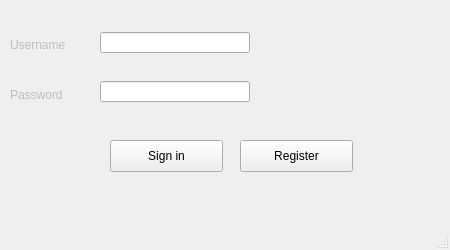
<?xml version="1.0" encoding="UTF-8"?>
<ui version="4.0">
 <class>login_window</class>
 <widget class="QMainWindow" name="login_window">
  <property name="windowModality">
   <enum>Qt::NonModal</enum>
  </property>
  <property name="geometry">
   <rect>
    <x>0</x>
    <y>0</y>
    <width>450</width>
    <height>250</height>
   </rect>
  </property>
  <property name="minimumSize">
   <size>
    <width>450</width>
    <height>250</height>
   </size>
  </property>
  <property name="maximumSize">
   <size>
    <width>450</width>
    <height>250</height>
   </size>
  </property>
  <property name="windowTitle">
   <string>Log in</string>
  </property>
  <widget class="QWidget" name="centralwidget">
   <widget class="QLabel" name="Account_num_label">
    <property name="enabled">
     <bool>false</bool>
    </property>
    <property name="geometry">
     <rect>
      <x>10</x>
      <y>20</y>
      <width>70</width>
      <height>50</height>
     </rect>
    </property>
    <property name="minimumSize">
     <size>
      <width>50</width>
      <height>50</height>
     </size>
    </property>
    <property name="baseSize">
     <size>
      <width>0</width>
      <height>0</height>
     </size>
    </property>
    <property name="autoFillBackground">
     <bool>true</bool>
    </property>
    <property name="text">
     <string>Username</string>
    </property>
   </widget>
   <widget class="QLabel" name="Account_num_label_2">
    <property name="enabled">
     <bool>false</bool>
    </property>
    <property name="geometry">
     <rect>
      <x>10</x>
      <y>70</y>
      <width>70</width>
      <height>50</height>
     </rect>
    </property>
    <property name="minimumSize">
     <size>
      <width>50</width>
      <height>50</height>
     </size>
    </property>
    <property name="baseSize">
     <size>
      <width>0</width>
      <height>0</height>
     </size>
    </property>
    <property name="autoFillBackground">
     <bool>true</bool>
    </property>
    <property name="text">
     <string>Password</string>
    </property>
    <property name="alignment">
     <set>Qt::AlignLeading|Qt::AlignLeft|Qt::AlignVCenter</set>
    </property>
   </widget>
   <widget class="QPushButton" name="signin_button">
    <property name="geometry">
     <rect>
      <x>110</x>
      <y>140</y>
      <width>113</width>
      <height>32</height>
     </rect>
    </property>
    <property name="autoFillBackground">
     <bool>true</bool>
    </property>
    <property name="text">
     <string>Sign in</string>
    </property>
   </widget>
   <widget class="QLabel" name="feedback_txt">
    <property name="geometry">
     <rect>
      <x>49</x>
      <y>190</y>
      <width>251</width>
      <height>20</height>
     </rect>
    </property>
    <property name="text">
     <string/>
    </property>
    <property name="alignment">
     <set>Qt::AlignCenter</set>
    </property>
   </widget>
   <widget class="QLineEdit" name="username_input">
    <property name="geometry">
     <rect>
      <x>100</x>
      <y>32</y>
      <width>150</width>
      <height>21</height>
     </rect>
    </property>
   </widget>
   <widget class="QLineEdit" name="password_input">
    <property name="geometry">
     <rect>
      <x>100</x>
      <y>81</y>
      <width>150</width>
      <height>21</height>
     </rect>
    </property>
    <property name="inputMask">
     <string/>
    </property>
    <property name="echoMode">
     <enum>QLineEdit::Password</enum>
    </property>
   </widget>
   <widget class="QPushButton" name="register_button">
    <property name="geometry">
     <rect>
      <x>240</x>
      <y>140</y>
      <width>113</width>
      <height>32</height>
     </rect>
    </property>
    <property name="text">
     <string>Register</string>
    </property>
   </widget>
  </widget>
  <widget class="QStatusBar" name="statusbar"/>
 </widget>
 <resources/>
 <connections/>
</ui>
